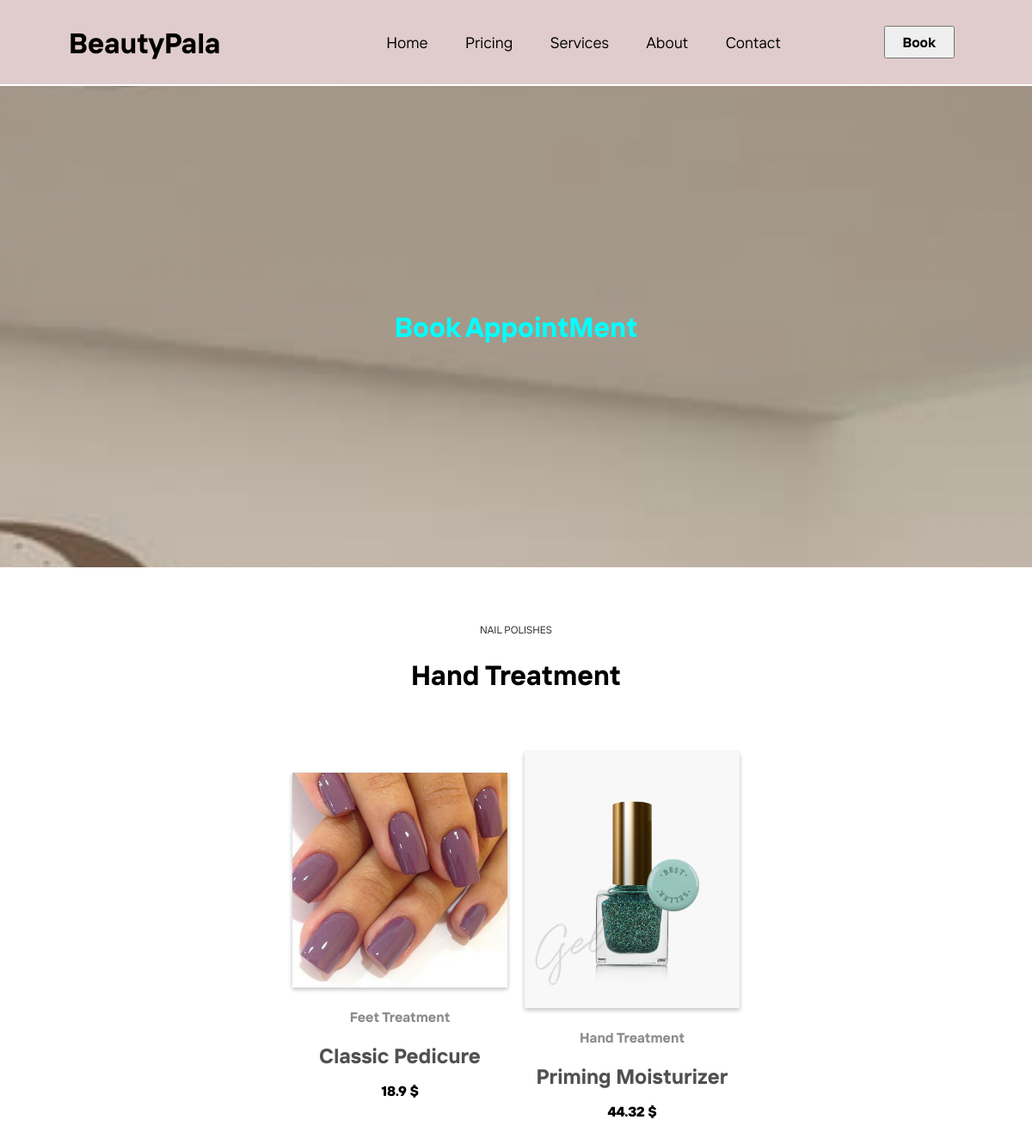
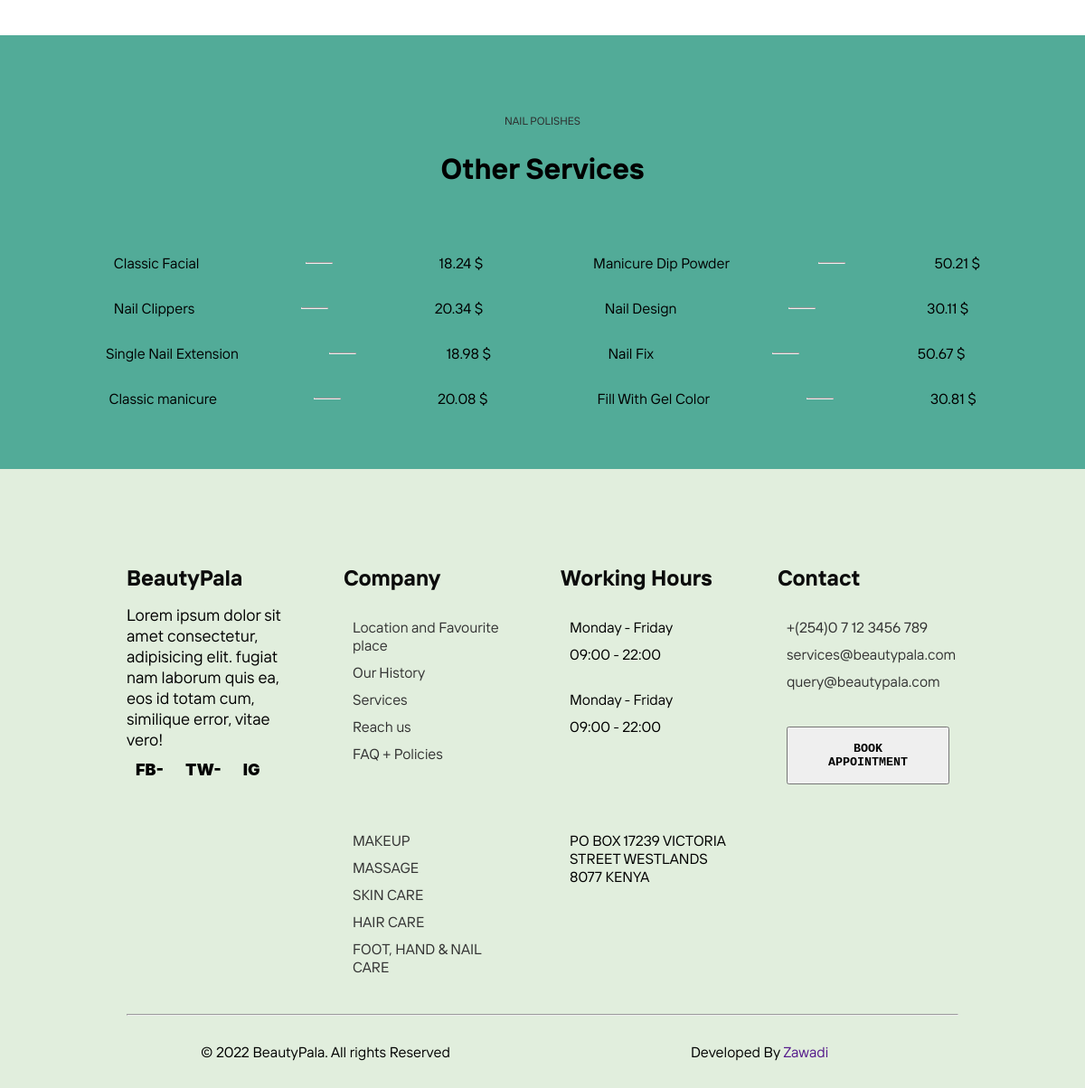
The page /book/index.php on the database its author committed (2 pictures, top to bottom).
### tables this page shows
CREATE TABLE `services` (
  `id` int(11) NOT NULL,
  `service_id` varchar(10) NOT NULL,
  `category_name` varchar(100) NOT NULL,
  `service_name` varchar(100) NOT NULL,
  `pricing` varchar(11) NOT NULL,
  `image_banner` text NOT NULL
);

CREATE TABLE `other_services` (
  `id` int(11) NOT NULL,
  `os_name` varchar(100) NOT NULL,
  `os_pricing` varchar(10) NOT NULL
);

### book/index.php (the view, shortened to what this page needs)
<?php
require "../server/configure.php";
?>
<!DOCTYPE html>
<html lang="en">
<head>
    <link rel="stylesheet" href="../static/css/index.css">
</head>
<body>
    <?php include "../nav.php";?>
    <div class="container top-110">
        <div class="container-4">
            <div class="image-fluid">
                <h1>Book AppointMent</h1>
            </div>
        </div>
    </div>
    <div class="more-info">
        <div class="info-wrapper s">
            <div class="service-div">
                <div class="service">
                    <p>NAIL POLISHES</p>
                    <h1>Hand Treatment</h1>
                </div>
            </div>
            <div class="my-info display-flex-ordinary">
            <?php
            $services = $conn->query("SELECT service_id, category_name, service_name, pricing, image_banner from services ");
            if($services->num_rows < 0)
            {
            }else{
                while($service_data = $services->fetch_assoc()){
                    ?>
                    <div class="col-3 col-s-6 col-m-4">
                    <a href="<?php echo $service_data['service_id'];?>">
                        <div class="service-card">
                            <div class="inner-service-wrapper">
                                <div class="image-banner">
                                    <img src="../assets/<?php echo $service_data['image_banner'];?>" alt="">
                                </div>
                                <div class="service-desc">
                                    <div class="service-category">
                                        <p><?php echo $service_data['category_name'];?></p>
                                    </div>
                                    <div class="service-name">
                                        <h2><?php echo $service_data['service_name'];?></h2>
                                    </div>
                                    <div class="pricing">
                                    <?php echo floatval($service_data['pricing']);?> $
                                    </div>
                                </div>
                            </div>
                        </div>
                    </a>
                </div>
                <?php
                }
            }
            ?>
            </div>
        </div>
    </div>
    <div class="more-info x">
        <div class="info-wrapper s ">
            <div class="service-div">
                <div class="service">
                    <p>NAIL POLISHES</p>
                    <h1>Other Services</h1>
                </div>
            </div>
            <div class="my-info display-flex-ordinary">
                <?php
                $other_services = $conn->query("SELECT os_name, os_pricing from other_services");
                if($other_services->num_rows < 1){
                }else{
                    while($other_services_data = $other_services->fetch_assoc()){
                        ?>
                          <div class="col-6">
                            <div class="service-box-footer">
                                <div class="inner-sec">
                                    <div class="o-name">
                                        <p><?php echo $other_services_data['os_name'];?></p>
                                    </div>
                                    <hr>
                                    <div class="o-price">
                                        <p> <?php echo $other_services_data['os_pricing']." ";?>$</p>
                                    </div>
                                </div>
                            </div>
                        </div>
                        <?php
                    }
                }
                ?>
            </div>
        </div>
    </div>
    <?php require "../footer.php";?>
</body>
</html>

### nav.php (shortened to what this page needs)
 <nav>
    <div class="beauty-pala-nav">
        <div class="beauty-pala-nav-wrapper">
            <div class="logo">
                <h2>BeautyPala</h2>
            </div>
            <div class="navigators">
                <div class="nav-items">
                    <ul>
                        <li><a id="a" href="<?php echo BASE_URL;?>/">Home</a></li>
                        <li><a id="a" href="<?php echo BASE_URL;?>#pricing">Pricing</a></li>
                        <li><a id="a" href="<?php echo BASE_URL;?>/services/">Services</a></li>
                        <li><a id="a" href="<?php echo BASE_URL;?>/about-us/">About</a></li>
                        <li><a id="a" href="<?php echo BASE_URL;?>/contact/">Contact</a></li>
                    </ul>
                </div>
                <div class="clients">
                    <li><button id="book">Book</button></li>
                </div>
            </div>
        </div>
    </div>
</nav>

### footer.php (shortened to what this page needs)
  <footer>
    <div class="footer-wrapper">
        <div class="footer-inner-wrapper">
            <div class="footer-content">
                <div class="upper-footer display-flex">
                    <div class="col-3 col-m-4 col-s-6">
                        <div class="footer-box">
                            <div class="inner-box">
                                <div class="footer-title">
                                    <h2>BeautyPala</h2>
                                </div>
                                <div class="footer-logo-desc">
                                    <p>Lorem ipsum dolor sit amet consectetur, adipisicing elit. fugiat nam laborum quis ea, eos id totam cum, similique error, vitae vero!</p>
                                    <div class="socials">
                                        <span>FB-</span>
                                        <span>TW-</span>
                                        <span>IG</span>
                                    </div>
                                </div>
                            </div>
                        </div>
                    </div>
                    <div class="col-3 col-m-4 col-s-6">
                        <div class="footer-box">
                            <div class="inner-box">
                                <div class="footer-title">
                                    <h2>Company</h2>
                                </div>
                                <ul class="ul">
                                    <li><a href="">Location and Favourite place</a></li>
                                    <li><a href="">Our History</a></li>
                                    <li><a href="<?php echo BASE_URL;?>/services">Services</a></li>
                                    <li><a href="<?php echo BASE_URL;?>/contact">Reach us</a></li>
                                    <li><a href="">FAQ + Policies</a></li>
                                </ul>
                            </div>
                        </div>
                    </div>
                    <div class="col-3 col-m-4 col-s-6">
                        <div class="footer-box">
                            <div class="inner-box">
                                <div class="footer-title">
                                    <h2>Working Hours</h2>
                                </div>
                                <ul class="ul">
                                    <li>Monday - Friday</li>
                                    <li>09:00 - 22:00</li>
                                    <span class="gap"></span>
                                    <li>Monday - Friday</li>
                                    <li>09:00 - 22:00</li>
                                </ul>
                            </div>
                        </div>
                    </div>
                    <div class="col-3 col-m-4 col-s-6">
                        <div class="footer-box">
                            <div class="inner-box">
                                <div class="footer-title">
                                    <h2>Contact</h2>
                                </div>
                                <ul class="ul">
                                    <li><a href="tel:+2547123456789">+(254)0 7 12 3456 789</a></li>
                                    <li><a href="mailto:services@beautypala.com">services@beautypala.com</a></li>
                                    <li><a href="mailto:query@beautypala.com">query@beautypala.com</a></li>
                                    <li>
                                        <button id="bookn" class="book-appointment">
                                            BOOK APPOINTMENT
                                        </button>
                                    </li>
                                </ul>
                            </div>
                        </div>
                    </div>
                    <div class="col-3 col-m-4 col-s-6">
                        <div class="footer-box">
                            <div class="inner-box">
                                <ul class="ul">
                                    <li><a href="">MAKEUP</a></li>
                                    <li><a href="">MASSAGE</a></li>
                                    <li><a href="">SKIN CARE</a></li>
                                    <li><a href="">HAIR CARE</a></li>
                                    <li><a href="">FOOT, HAND & NAIL CARE</a></li>
                                </ul>
                            </div>
                        </div>
                    </div>
                    <div class="col-3 col-m-4 col-s-6">
                        <div class="footer-box">
                            <div class="inner-box">
                                <ul class="ul">
                                    <li>PO BOX 17239 VICTORIA STREET WESTLANDS  8077 KENYA</li>
                                </ul>
                            </div>
                        </div>
                    </div>
                </div>
                <div class="lower-footer">
                    <hr class="line">
                    <div class="lower-inner-wrapper">
                        <div class="col-6">
                            <p>&copy; <span id="currentYear"></span>
                                BeautyPala. All rights Reserved
                            </p>
                        </div>
                        <div class="col-6">
                            <p>
                                Developed By <a href="">Zawadi</a>
                            </p>
                        </div>
                    </div>
                </div>
            </div>
        </div>
    </div>
</footer>

### static/css/index.css (style rules this page uses)
* { font-family: beautypala; margin: 0; padding: 0; }
body { max-width: 100%; }
html { scroll-behavior: smooth; scroll-padding-top: 110px; }
nav { position: fixed; width: 100%; background: rgb(224, 204, 204); }
nav a { text-decoration: none; color: inherit; }
nav .logo { font-weight: 900; font-size: 22px; }
nav li { font-size: 18px; }
.beauty-pala-nav { margin: 0 80px; padding: 20px 0; }
.beauty-pala-nav-wrapper { display: flex; align-items: center; justify-content: space-between; }
.navigators { flex: 0.8; display: flex; justify-content: space-between; align-items: center; }
.nav-items ul li { display: inline-block; padding: 0 20px; }
.nav-items ul li a { text-decoration: none; }
.clients { padding-top: 10px; }
.clients li { display: inline-block; padding: 0 10px; }
.clients li button { padding: 7px 20px; font-weight: 700; font-size: 16px; margin-bottom: 10px; }
.top-110 { padding-top: 100px; }
.container-1 ,.container-2, .container-3, .container-4, .image-fluid { display: grid; place-items: center; height: 100%; }
.container-4 { background-image: linear-gradient(rgba(150, 142, 142, 0.404), rgba(0,0,0,0.1)), url(../../assets/Interior-of-a-luxury-hair-salon-dec5.jpg); }
.more-info { min-height: 60vh; display: grid; text-align: center; place-items: center; }
.more-info p { padding: 5px 0; }
.more-info a { color: inherit; text-decoration: none; }
.info-wrapper { width: 90%; margin: 0 auto; }
.container-1, .container-2,.container-3, .container-4 { min-height: 70vh; background-attachment: fixed; background-repeat: no-repeat; background-size: cover; background-position: bottom; }
@media (min-width:992px) { .navigators { flex: 0.9; } }
@media (min-width:1200px) { .navigators { flex: 0.8; } }
footer { background:var(--two); min-height: 50vh; padding-bottom: 20px; }
footer a { text-decoration: none; }
.footer-box { margin: 10px 15px 2px 15px; padding: 5px; }
.ul { padding: 10px; }
.ul li { padding: 5px 0; }
.ul li a { color: #333333; }
footer .gap { padding: 5px ; }
.footer-box li { list-style: none; }
.display-flex { display: flex; justify-content: center; flex-wrap: wrap; }
.upper-footer, .lower-footer { width: 80%; margin: 0 auto; }
.footer-logo-desc { font-size: 18px; }
.footer-title { padding: 10px 0 15px 0; }
.footer-title h2 { color: var(--eighteen); }
.socials { margin: 10px 0; }
.socials span { font-weight: 900; font-family: -apple-system, BlinkMacSystemFont, 'Segoe UI', Roboto, Oxygen, Ubuntu, Cantarell, 'Open Sans', 'Helvetica Neue', sans-serif; padding: 5px 10px; }
.lower-footer .lower-inner-wrapper { display: flex; text-align: center; flex-wrap: wrap; }
.lower-footer .lower-inner-wrapper .col-6 { padding: 10px 0; }
.book-appointment { padding: 15px 30px; font-weight: bold; font-family: 'Courier New', Courier, monospace; margin-top: 30px; border-radius: none; cursor: pointer; outline: none; }
.line { margin: 20px; }
@media (min-width:501px) { .col-s-6 { width:50%; } }
@media (min-width:701px) { .col-m-4 { width:33.33%; } }
@media (min-width:992px) { .col-3 { width:25%; } }
@media (min-width:992px) { .col-6 { width:50%; } }

### static/css/color.css (style rules this page uses)
:root { --one:#fefbc9; --two:#e1eedd; --three:#fffbf0; --four:#fcde67; --five:#030e12; --six:#fefaf8; --seven:#2b6777; --eight:#c8d8e4; --nine:#ffffff; --ten:#f2f2f2; --ten-b:#f2f2f2f1; --eleven:#52ab98; --twelve:#6f4bff; --thirteen:#f778ba; --fourteen:#ffe5a5; --fifteen:#fdf7ff; --sixteen:#1c1234; --seventeen:#8d00ff; --eighteen:#0c0c0c; --nineteen:#209ec1; --twenty:#000000; --tentione:#ffe6e6; }
img { width: 100%; }
.display-flex-ordinary { display: flex; align-items: center; }

### book/index.php (style rules this page uses)
.display-flex-ordinary { flex-wrap:wrap; }

### rows shown on the page
services: image_banner (picture), category_name "Feet Treatment", service_name "Classic Pedicure", pricing "18.9"
services: image_banner (picture), category_name "Hand Treatment", service_name "Priming Moisturizer", pricing "44.32"
other_services: os_name "Classic Facial", os_pricing "18.24"
other_services: os_name "Manicure Dip Powder", os_pricing "50.21"
other_services: os_name "Nail Clippers", os_pricing "20.34"
other_services: os_name "Nail Design", os_pricing "30.11"
other_services: os_name "Single Nail Extension", os_pricing "18.98"
other_services: os_name "Nail Fix", os_pricing "50.67"
other_services: os_name "Classic manicure", os_pricing "20.08"
other_services: os_name "Fill With Gel Color", os_pricing "30.81"
